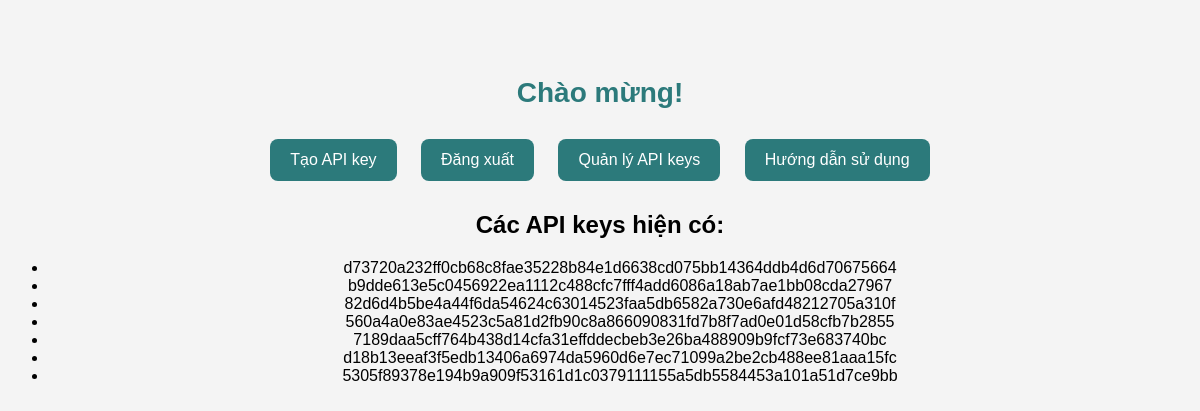
The app's page /view_api_keys (signed in) with its own data.
### tables this page shows
CREATE TABLE api_keys (
    id INTEGER PRIMARY KEY AUTOINCREMENT,
    user_id INTEGER NOT NULL,
    api_key TEXT UNIQUE NOT NULL,
    created_at TIMESTAMP DEFAULT CURRENT_TIMESTAMP,
    FOREIGN KEY (user_id) REFERENCES users (id)
);

### app.py (the view)
@app.route('/view_api_keys', methods=['GET'])
def view_api_keys():
    if 'user_id' not in session:
        return redirect(url_for('login'))
    user_id = session['user_id']
    conn = get_db_connection()
    api_keys = conn.execute("SELECT api_key FROM api_keys WHERE user_id = ?", (user_id,)).fetchall()
    conn.close()
    if not api_keys:
        return render_template('home.html', message="Không có API keys nào được tạo.")
    return render_template('home.html', api_keys=[row['api_key'] for row in api_keys])

### app.py (called while the page is built)
def get_db_connection():
    conn = sqlite3.connect(DATABASE)
    conn.row_factory = sqlite3.Row
    return conn

### templates/home.html (shortened to what this page needs)
<!DOCTYPE html>
<html lang="vi">
<head>
    <link rel="stylesheet" href="{{ url_for('static', filename='css/home.css') }}">
</head>
<body>
    <h1>Chào mừng!</h1>
    <form method="POST" action="/create_project">
        <button type="submit">Tạo API key</button>
    </form>
    <form action="{{ url_for('logout') }}" method="GET">
        <button type="submit">Đăng xuất</button>
    </form>
    <form action="{{ url_for('view_api_keys') }}" method="GET">
        <button type="submit">Quản lý API keys</button>
    </form>
    <form action="{{ url_for('api_docs') }}" method="GET">
        <button type="submit">Hướng dẫn sử dụng</button>
    </form>
    {% if api_keys %}
        <div class="api-key-list">
            <h2>Các API keys hiện có:</h2>
            <ul>
                {% for api_key in api_keys %}
                    <li class="api-key-item">{{ api_key }}</li>
                {% endfor %}
            </ul>
        </div>
    {% elif message %}
        <p class="message">{{ message }}</p>
    {% endif %}
</body>
</html>

### static/css/home.css (style rules this page uses)
body { font-family: Arial, sans-serif; background-color: #f4f4f4; text-align: center; padding-top: 50px; }
h1 { color: #2c7a7b; font-size: 28px; margin-bottom: 20px; }
button { background-color: #2c7a7b; color: white; border: none; padding: 12px 20px; margin: 10px; font-size: 16px; border-radius: 8px; cursor: pointer; transition: 0.3s; }
form { display: inline-block; }

### records on screen
api_keys: api_key "d73720a232ff0cb68c8fae35228b84e1d6638cd075bb14364ddb4d6d70675664"
api_keys: api_key "b9dde613e5c0456922ea1112c488cfc7fff4add6086a18ab7ae1bb08cda27967"
api_keys: api_key "82d6d4b5be4a44f6da54624c63014523faa5db6582a730e6afd48212705a310f"
api_keys: api_key "560a4a0e83ae4523c5a81d2fb90c8a866090831fd7b8f7ad0e01d58cfb7b2855"
api_keys: api_key "7189daa5cff764b438d14cfa31effddecbeb3e26ba488909b9fcf73e683740bc"
api_keys: api_key "d18b13eeaf3f5edb13406a6974da5960d6e7ec71099a2be2cb488ee81aaa15fc"
api_keys: api_key "5305f89378e194b9a909f53161d1c0379111155a5db5584453a101a51d7ce9bb"
